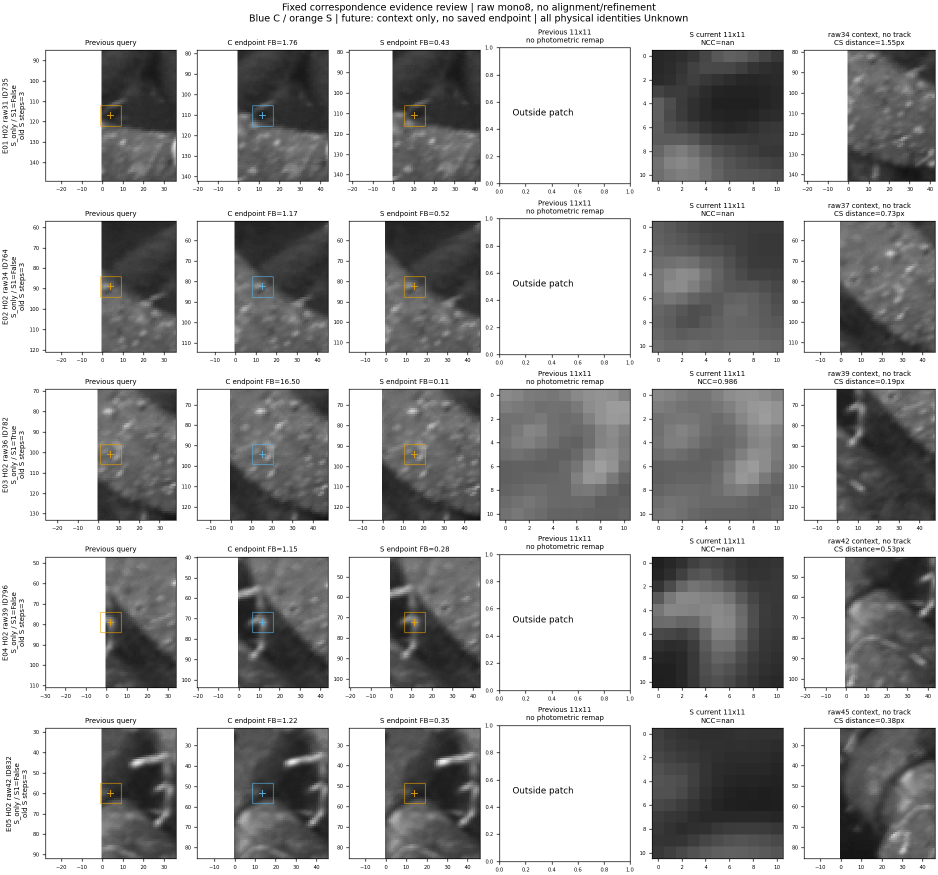
#> input picture papers/frontend_searaft_evidence_check_v1/samples/review_01.png, 1875 x 1750 px (shown at 1/2 size); its folder holds only this picture in this run
$ python -i image_quality.py   (imports and definitions only)   (older library calls are emulated)
#> lines starting #> are read from the running program, lines starting #| are printed output that depends on the picture
from __future__ import annotations

from dataclasses import dataclass

import cv2
import numpy as np


@dataclass
class ImageQuality:
    mean_intensity: float
    contrast: float
    gradient_mean: float
    laplacian_var: float
    underexposed_ratio: float
    overexposed_ratio: float
    illumination_nonuniformity: float
    local_contrast: float
    flat_region_ratio: float
    texture_score: float
    blur_score: float
    exposure_score: float
    contrast_score: float
    illumination_score: float
    backscatter_score: float
    highlight_shadow_score: float
    grid_texture_score: float
    underwater_score: float
    degradation_score: float
    global_score: float


@dataclass
class CellQualityMap:
    rows: int
    cols: int
    quality: np.ndarray
    texture: np.ndarray
    contrast: np.ndarray
    blur: np.ndarray
    exposure: np.ndarray
    illumination: np.ndarray
    backscatter: np.ndarray
    highlight_shadow: np.ndarray

    def quality_at(self, points: np.ndarray) -> np.ndarray:
        return _values_at_points(self.quality, points, self.rows, self.cols)

    def texture_at(self, points: np.ndarray) -> np.ndarray:
        return _values_at_points(self.texture, points, self.rows, self.cols)


def _clip01(value: float) -> float:
    return float(np.clip(value, 0.0, 1.0))


def score_image_quality(gray: np.ndarray) -> ImageQuality:
    if gray.ndim != 2:
        raise ValueError("score_image_quality expects a grayscale image")

    gray_u8 = gray.astype(np.uint8, copy=False)
    gray_f = gray_u8.astype(np.float32)
    mean = float(np.mean(gray_f))
    contrast = float(np.std(gray_f))

    gx = cv2.Sobel(gray_u8, cv2.CV_32F, 1, 0, ksize=3)
    gy = cv2.Sobel(gray_u8, cv2.CV_32F, 0, 1, ksize=3)
    grad_mag = cv2.magnitude(gx, gy)
    gradient_mean = float(np.mean(grad_mag))

    lap = cv2.Laplacian(gray_u8, cv2.CV_32F, ksize=3)
    laplacian_var = float(np.var(lap))

    under = float(np.mean(gray_u8 < 12))
    over = float(np.mean(gray_u8 > 243))
    shadow_highlight = float(np.mean((gray_u8 < 20) | (gray_u8 > 235)))

    illumination_nonuniformity = _illumination_nonuniformity(gray_f)
    local_contrast = _local_contrast(gray_f)
    flat_region_ratio = _flat_region_ratio(grad_mag)

    texture_score = _clip01(gradient_mean / 28.0)
    blur_score = _clip01(laplacian_var / 450.0)
    exposure_score = _clip01(1.0 - 2.5 * (under + over))
    contrast_score = _clip01(contrast / 45.0)
    illumination_score = _clip01(1.0 - 2.4 * illumination_nonuniformity)
    backscatter_score = _clip01(0.50 * contrast_score + 0.50 * _clip01(local_contrast / 0.22))
    highlight_shadow_score = _clip01(1.0 - 1.8 * shadow_highlight)
    grid_texture_score = _clip01(1.0 - flat_region_ratio)
    underwater_score = _clip01(
        0.22 * texture_score
        + 0.16 * blur_score
        + 0.12 * exposure_score
        + 0.12 * contrast_score
        + 0.14 * illumination_score
        + 0.12 * backscatter_score
        + 0.06 * highlight_shadow_score
        + 0.06 * grid_texture_score
    )
    degradation_score = _clip01(1.0 - underwater_score)
    global_score = underwater_score

    return ImageQuality(
        mean_intensity=mean,
        contrast=contrast,
        gradient_mean=gradient_mean,
        laplacian_var=laplacian_var,
        underexposed_ratio=under,
        overexposed_ratio=over,
        illumination_nonuniformity=illumination_nonuniformity,
        local_contrast=local_contrast,
        flat_region_ratio=flat_region_ratio,
        texture_score=texture_score,
        blur_score=blur_score,
        exposure_score=exposure_score,
        contrast_score=contrast_score,
        illumination_score=illumination_score,
        backscatter_score=backscatter_score,
        highlight_shadow_score=highlight_shadow_score,
        grid_texture_score=grid_texture_score,
        underwater_score=underwater_score,
        degradation_score=degradation_score,
        global_score=global_score,
    )


# [46 lines left out: function fuse_image_quality_for_gates, not called in this run]


def _illumination_nonuniformity(gray_f: np.ndarray) -> float:
    h, w = gray_f.shape[:2]
    sigma = max(9.0, float(max(h, w)) / 12.0)
    low_freq = cv2.GaussianBlur(gray_f, (0, 0), sigmaX=sigma, sigmaY=sigma)
    p10, p90 = np.percentile(low_freq, [10, 90])
    return _clip01(float(p90 - p10) / 255.0)


def _local_contrast(gray_f: np.ndarray) -> float:
    kernel = (31, 31)
    local_mean = cv2.blur(gray_f, kernel)
    local_sq_mean = cv2.blur(gray_f * gray_f, kernel)
    local_std = np.sqrt(np.maximum(local_sq_mean - local_mean * local_mean, 0.0))
    normalized = local_std / (local_mean + 10.0)
    return float(np.median(normalized))


def _flat_region_ratio(grad_mag: np.ndarray, rows: int = 4, cols: int = 6) -> float:
    h, w = grad_mag.shape[:2]
    flat = 0
    total = 0
    for row in range(rows):
        y0 = int(round(row * h / rows))
        y1 = int(round((row + 1) * h / rows))
        for col in range(cols):
            x0 = int(round(col * w / cols))
            x1 = int(round((col + 1) * w / cols))
            cell = grad_mag[y0:y1, x0:x1]
            if cell.size == 0:
                continue
            total += 1
            if float(np.mean(cell)) < 12.0:
                flat += 1
    return 0.0 if total == 0 else float(flat / total)


# [134 lines left out: functions local_texture_scores, score_cell_quality_map, _values_at_points, cell_quality_at_points, not called in this run]

>>> import cv2
>>> picture = cv2.imread('../../papers/frontend_searaft_evidence_check_v1/samples/review_01.png', cv2.IMREAD_GRAYSCALE)
>>> result = score_image_quality(picture)
#> in score_image_quality, `mean = float(np.mean(gray_f))`: mean = 178.6
#> in score_image_quality, `contrast = float(np.std(gray_f))`: contrast = 89.06
#> in score_image_quality, `grad_mag = cv2.magnitude(gx, gy)`:
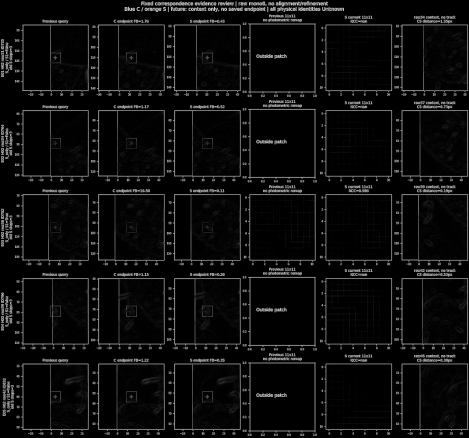
#> grad_mag: shape (1750, 1875) float32 (shown at 1/4 size); min 0, max 1115.1, mean 55.4; drawn with min black and max white
#> in score_image_quality, `gradient_mean = float(np.mean(grad_mag))`: gradient_mean = 55.37
#> in score_image_quality, `lap = cv2.Laplacian(gray_u8, cv2.CV_32F, ksize=3)`:
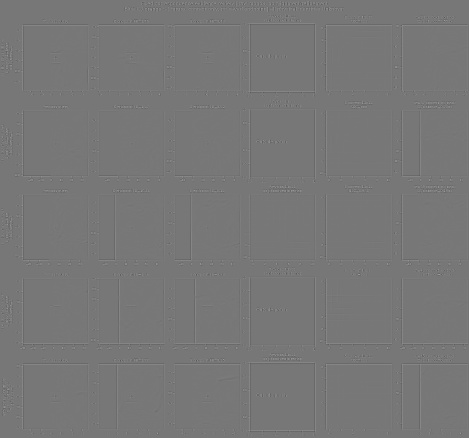
#> lap: shape (1750, 1875) float32 (shown at 1/4 size); min -1804, max 2040, mean 0; drawn with min black and max white
#> in score_image_quality, `laplacian_var = float(np.var(lap))`: laplacian_var = 53094.1
#> in score_image_quality, `under = float(np.mean(gray_u8 < 12))`: under = 0.0135
#> in score_image_quality, `over = float(np.mean(gray_u8 > 243))`: over = 0.549
#> in score_image_quality, `shadow_highlight = float(np.mean((gray_u8 < 20) | (gray_u8 > 235)))`: shadow_highlight = 0.564
#> in _illumination_nonuniformity, `low_freq = cv2.GaussianBlur(gray_f, (0, 0), sigmaX=sigma, sigmaY=sigma)`:
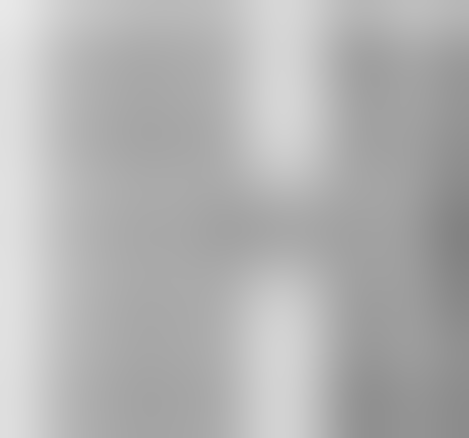
#> low_freq: shape (1750, 1875) float32 (shown at 1/4 size); min 129.9, max 232.5, mean 178.5
#> in _illumination_nonuniformity, `p10, p90 = np.percentile(low_freq, [10, 90])`: p10 = 153.3; p90 = 210.3
#> in score_image_quality, `illumination_nonuniformity = _illumination_nonuniformity(gray_f)`: illumination_nonuniformity = 0.224
#> in _local_contrast, `local_sq_mean = cv2.blur(gray_f * gray_f, kernel)`:
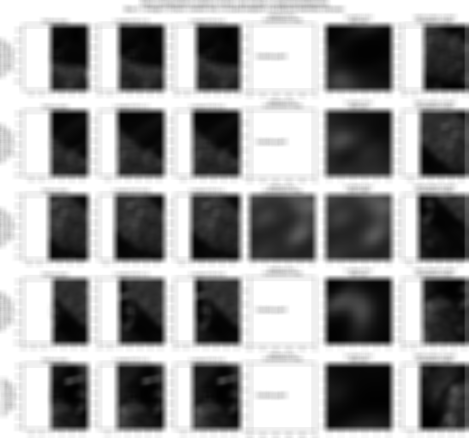
#> local_sq_mean: shape (1750, 1875) float32 (shown at 1/4 size); min 489.9, max 65025, mean 39817.8; drawn with min black and max white
#> in _local_contrast, `normalized = local_std / (local_mean + 10.0)`:
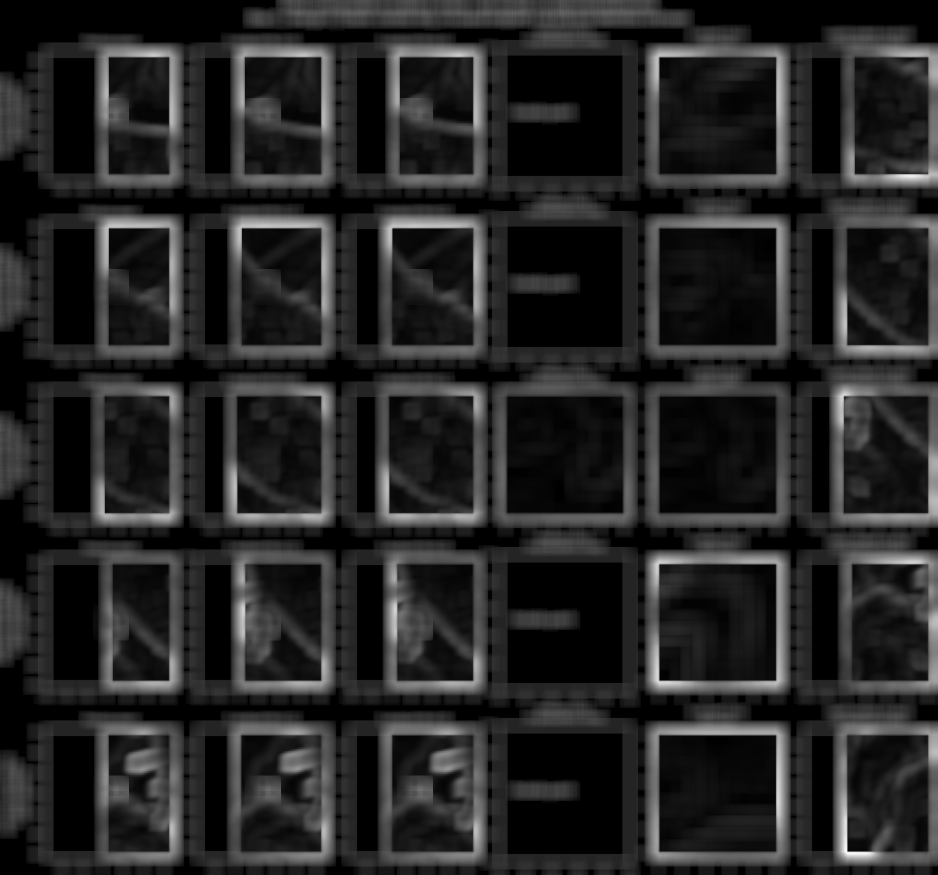
#> normalized: shape (1750, 1875) float32 (shown at 1/2 size); min 0, max 1.27, mean 0.19; drawn with min black and max white
#> in score_image_quality, `local_contrast = _local_contrast(gray_f)`: local_contrast = 0.143
#> after the loop in _flat_region_ratio, `for row in range(rows):`: flat = 0; total = 24
#> in score_image_quality, `flat_region_ratio = _flat_region_ratio(grad_mag)`: flat_region_ratio = 0
#> in score_image_quality, `texture_score = _clip01(gradient_mean / 28.0)`: texture_score = 1
#> in score_image_quality, `exposure_score = _clip01(1.0 - 2.5 * (under + over))`: exposure_score = 0
#> in score_image_quality, `contrast_score = _clip01(contrast / 45.0)`: contrast_score = 1
#> in score_image_quality, `illumination_score = _clip01(1.0 - 2.4 * illumination_nonuniformity)`: illumination_score = 0.463
#> in score_image_quality, `backscatter_score = _clip01(0.50 * contrast_score + 0.50 * _clip01(loc..`: backscatter_score = 0.826
#> in score_image_quality, `highlight_shadow_score = _clip01(1.0 - 1.8 * shadow_highlight)`: highlight_shadow_score = 0
#> in score_image_quality, `grid_texture_score = _clip01(1.0 - flat_region_ratio)`: grid_texture_score = 1
#> in score_image_quality, `underwater_score = _clip01( 0.22 * texture_score + 0.16 * blur_score +..`: underwater_score = 0.724
#> in score_image_quality, `degradation_score = _clip01(1.0 - underwater_score)`: degradation_score = 0.276
#> in score_image_quality, `global_score = underwater_score`: global_score = 0.724

$ run again, on papers/frontend_searaft_evidence_check_v1/samples/review_02.png
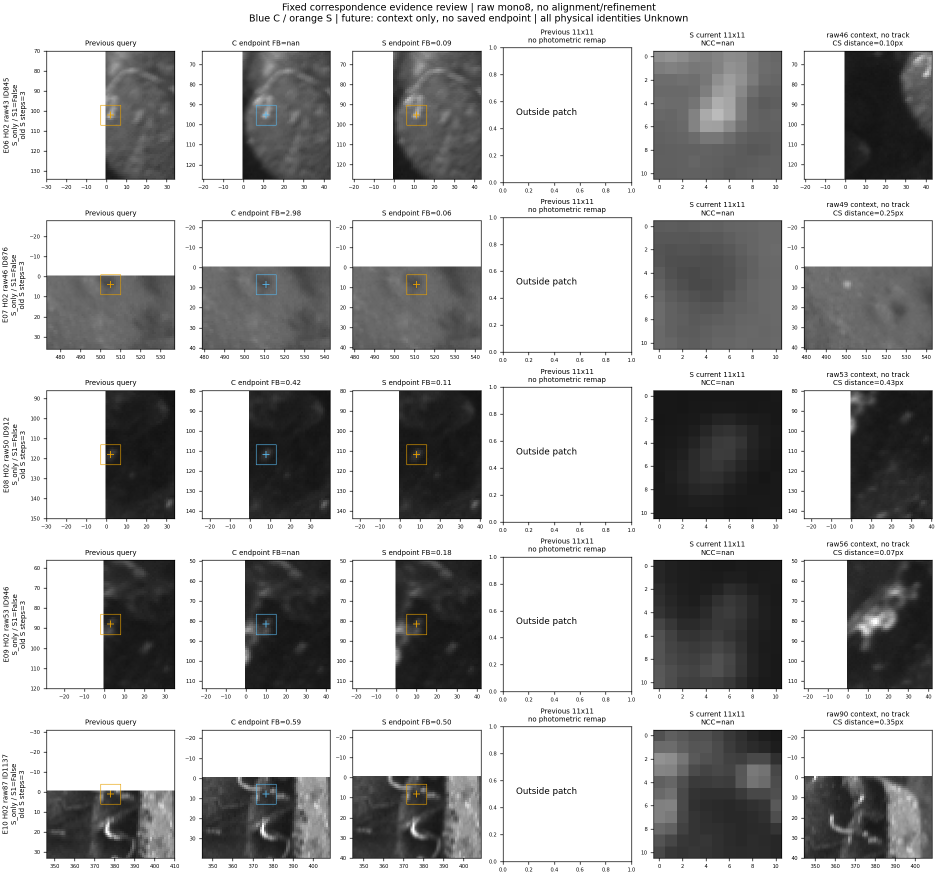
#> input picture papers/frontend_searaft_evidence_check_v1/samples/review_02.png, 1875 x 1750 px (shown at 1/2 size)
#> mean = 182.7
#> contrast = 94.65
#> gradient_mean = 54.73
#> laplacian_var = 55050.9
#> under = 0.0134
#> over = 0.604
#> shadow_highlight = 0.62
#> in _illumination_nonuniformity, `low_freq = cv2.GaussianBlur(gray_f, (0, 0), sigmaX=sigma, sigmaY=sigma)`:
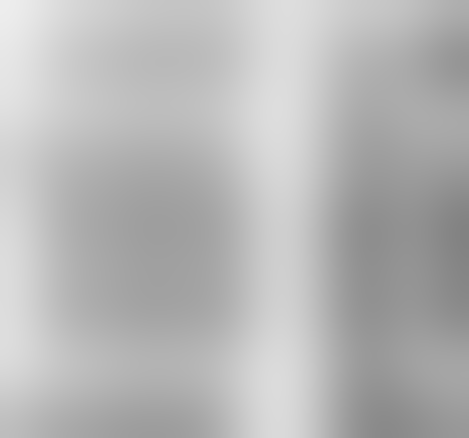
#> low_freq: shape (1750, 1875) float32 (shown at 1/4 size); min 130.1, max 237.7, mean 182.6
#> p10 = 151.2; p90 = 214.3
#> illumination_nonuniformity = 0.247
#> in _local_contrast, `normalized = local_std / (local_mean + 10.0)`:
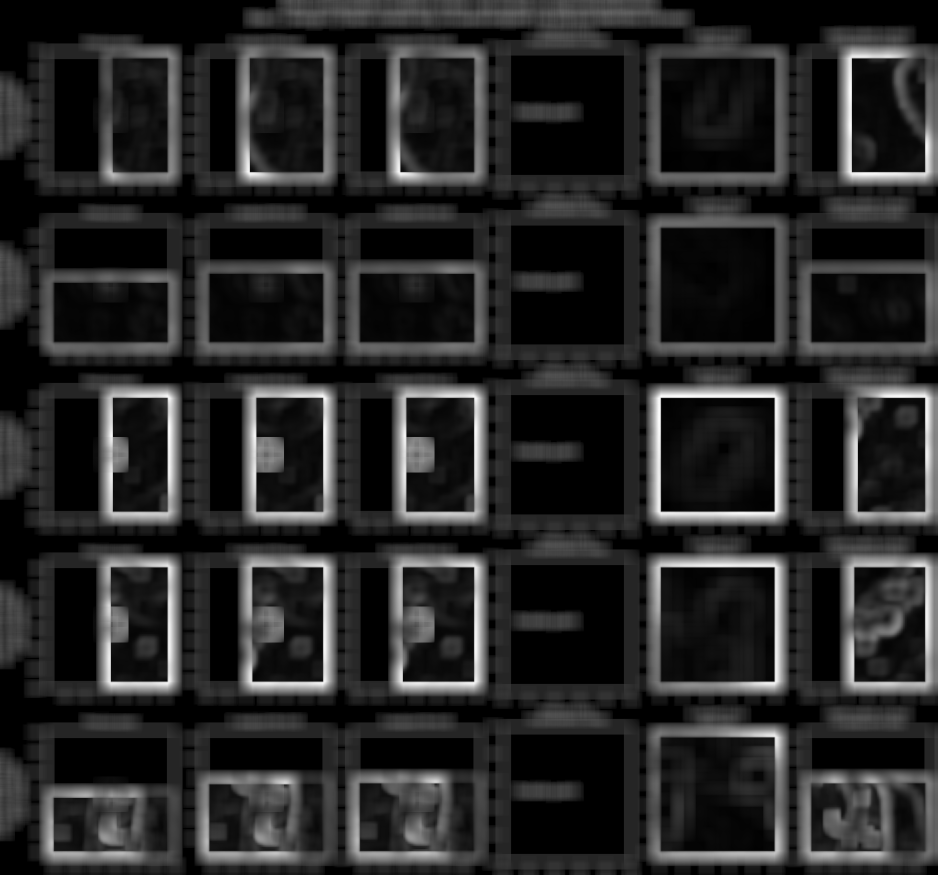
#> normalized: shape (1750, 1875) float32 (shown at 1/2 size); min 0, max 1.25, mean 0.195; drawn with min black and max white
#> local_contrast = 0.135
#> after the loop in _flat_region_ratio, `for row in range(rows):`: flat = 0; total = 24
#> flat_region_ratio = 0
#> texture_score = 1
#> exposure_score = 0
#> contrast_score = 1
#> illumination_score = 0.407
#> backscatter_score = 0.807
#> highlight_shadow_score = 0
#> grid_texture_score = 1
#> underwater_score = 0.714
#> degradation_score = 0.286
#> global_score = 0.714

$ run again, on papers/frontend_searaft_evidence_check_v1/samples/review_03.png
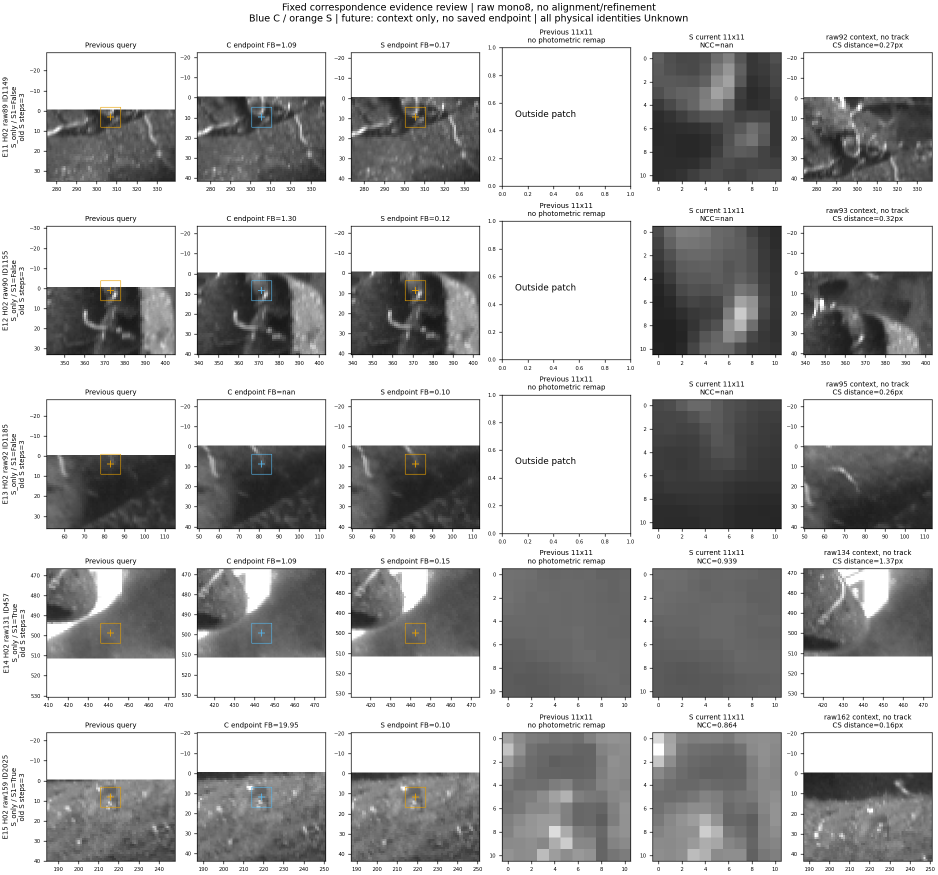
#> input picture papers/frontend_searaft_evidence_check_v1/samples/review_03.png, 1875 x 1750 px (shown at 1/2 size)
#> mean = 184.4
#> contrast = 85.05
#> gradient_mean = 57.38
#> laplacian_var = 55035.7
#> under = 0.0133
#> over = 0.56
#> shadow_highlight = 0.576
#> in _illumination_nonuniformity, `low_freq = cv2.GaussianBlur(gray_f, (0, 0), sigmaX=sigma, sigmaY=sigma)`:
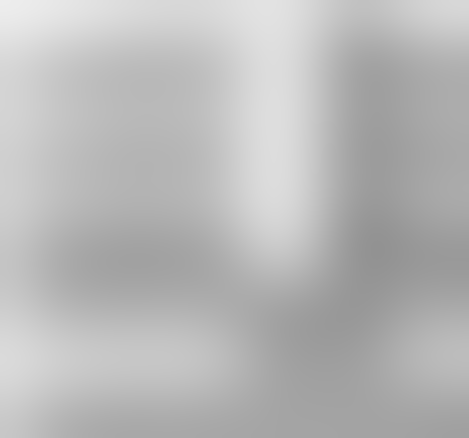
#> low_freq: shape (1750, 1875) float32 (shown at 1/4 size); min 146.6, max 237.3, mean 184.3
#> p10 = 160.1; p90 = 213.6
#> illumination_nonuniformity = 0.209
#> in _local_contrast, `normalized = local_std / (local_mean + 10.0)`:
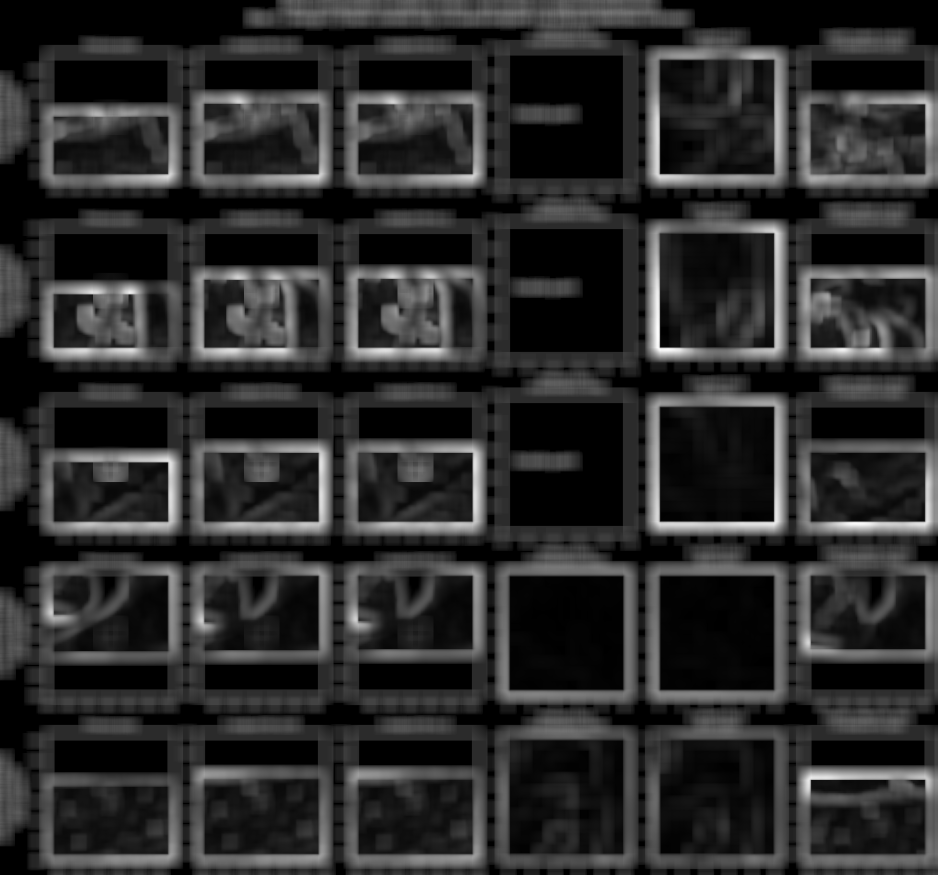
#> normalized: shape (1750, 1875) float32 (shown at 1/2 size); min 0, max 1.06, mean 0.185; drawn with min black and max white
#> local_contrast = 0.151
#> after the loop in _flat_region_ratio, `for row in range(rows):`: flat = 0; total = 24
#> flat_region_ratio = 0
#> texture_score = 1
#> exposure_score = 0
#> contrast_score = 1
#> illumination_score = 0.497
#> backscatter_score = 0.843
#> highlight_shadow_score = 0
#> grid_texture_score = 1
#> underwater_score = 0.731
#> degradation_score = 0.269
#> global_score = 0.731
